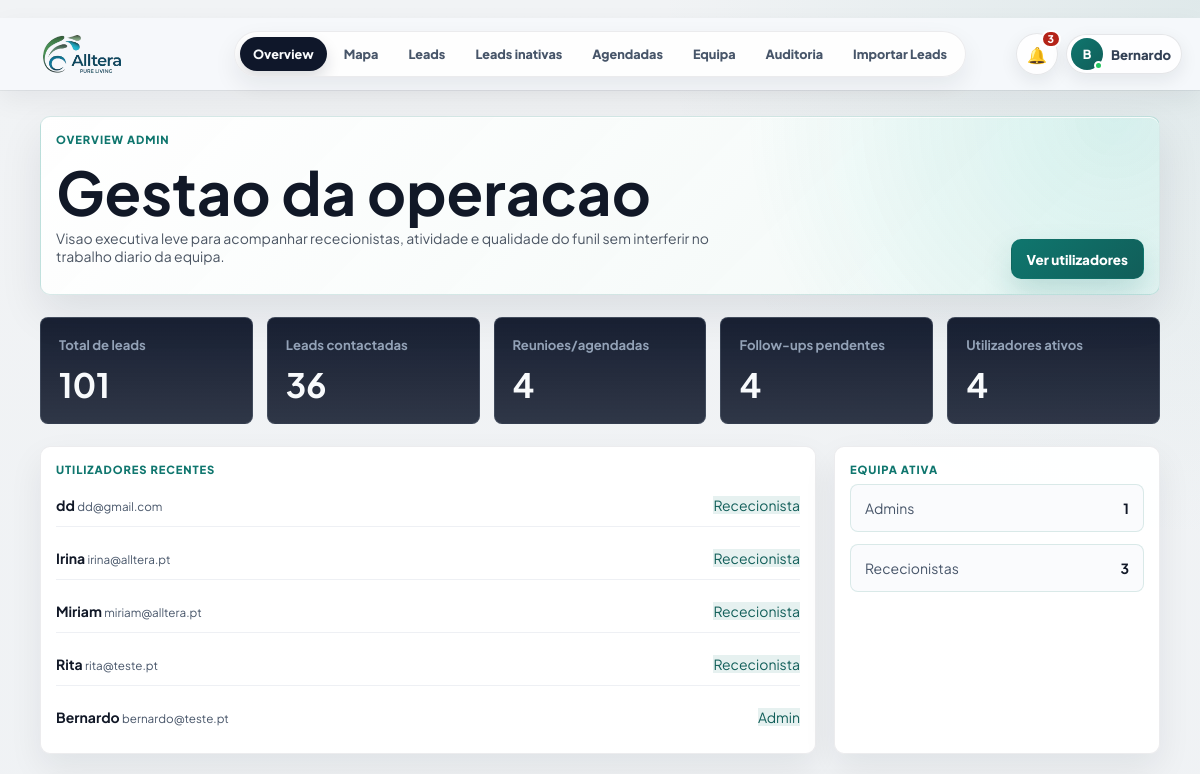
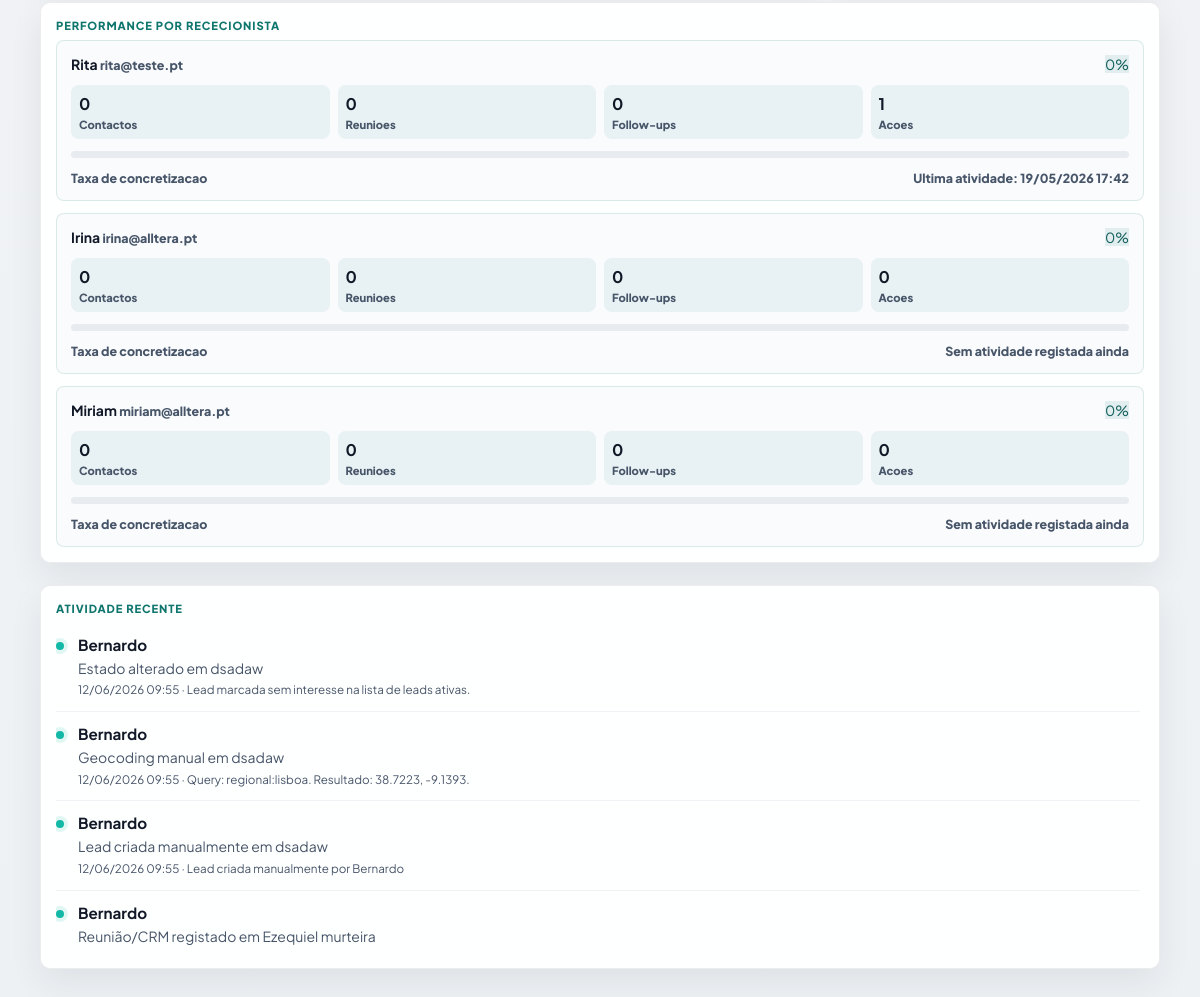
The page /admin (signed in) on the database its author committed (2 pictures, top to bottom).
### PlataformaApoioDecisaoComercial/models.py (models this page shows, shortened)
class User(UserMixin, db.Model):
    __tablename__ = "users"
    id = db.Column(db.Integer, primary_key=True)
    nome = db.Column(db.String(120), nullable=False)
    email = db.Column(db.String(160), nullable=False, unique=True, index=True)
    password_hash = db.Column(db.String(255), nullable=False)
    role = db.Column(db.String(40), nullable=False, default="comercial")
    ativo = db.Column(db.Boolean, nullable=False, default=True)
    approval_status = db.Column(db.String(20), nullable=False, default="approved")
    approved_at = db.Column(db.DateTime, nullable=True)
    approved_by_id = db.Column(db.Integer, nullable=True)
    created_at = db.Column(db.DateTime, default=datetime.utcnow)
    @property
    def is_active(self):
        return bool(self.ativo)
    historico = db.relationship("HistoricoLead", back_populates="user", lazy="dynamic")
    assigned_leads = db.relationship("Lead", back_populates="assigned_to", lazy="dynamic")

class HistoricoLead(db.Model):
    id = db.Column(db.Integer, primary_key=True)
    lead_id = db.Column(db.Integer, db.ForeignKey("lead.id"), nullable=False)
    user_id = db.Column(db.Integer, db.ForeignKey("users.id"), nullable=True, index=True)
    acao = db.Column(db.String(120), nullable=False)
    tipo_acao = db.Column(db.String(80), nullable=True, index=True)
    observacao = db.Column(db.Text, nullable=True)
    resultado = db.Column(db.String(120), nullable=True)
    comercial_responsavel = db.Column(db.String(80), nullable=True)
    created_at = db.Column(db.DateTime, default=datetime.utcnow)
    user = db.relationship("User", back_populates="historico")

class Lead(db.Model):
    id = db.Column(db.Integer, primary_key=True)
    nome_cliente = db.Column(db.String(180), nullable=True)
    area_negocio = db.Column(db.String(120), nullable=True)
    cidade = db.Column(db.String(80), nullable=True)
    empresa = db.Column(db.String(180), nullable=True)
    nome_empresa = db.Column(db.String(180), nullable=False)
    tipo_cliente = db.Column(db.String(80), nullable=False)
    morada = db.Column(db.String(220), nullable=True)
    codigo_postal = db.Column(db.String(20), nullable=True)
    localidade = db.Column(db.String(80), nullable=False)
    contacto = db.Column(db.String(120), nullable=True)
    telefone = db.Column(db.String(40), nullable=True)
    email = db.Column(db.String(160), nullable=True)
    categoria = db.Column(db.String(120), nullable=True)
    nif = db.Column(db.String(30), nullable=True)
    observacoes = db.Column(db.Text, nullable=True)
    observacoes_contacto = db.Column(db.Text, nullable=True)
    reuniao_info = db.Column(db.Text, nullable=True)
    classificacao_observacao = db.Column(db.String(80), nullable=True)
    motivo_classificacao = db.Column(db.Text, nullable=True)
    latitude = db.Column(db.Float, nullable=True)
    longitude = db.Column(db.Float, nullable=True)
    estado = db.Column(db.String(40), nullable=False, default="Por contactar")
    estado_lead = db.Column(db.String(40), nullable=True, default="Por contactar")
    prioridade = db.Column(db.String(20), nullable=True, default="Baixa")
    comercial_responsavel = db.Column(db.String(80), nullable=False, default="Flávia")
    data_novo_contacto = db.Column(db.Date, nullable=True)
    data_reuniao = db.Column(db.Date, nullable=True)
    hora_reuniao = db.Column(db.String(10), nullable=True)
    tags = db.Column(db.String(300), nullable=True)
    insight_tags = db.Column(db.String(400), nullable=True)
    insight_note = db.Column(db.Text, nullable=True)
    assigned_to_id = db.Column(db.Integer, db.ForeignKey("users.id"), nullable=True, index=True)
    created_at = db.Column(db.DateTime, default=datetime.utcnow)
    updated_at = db.Column(db.DateTime, default=datetime.utcnow, onupdate=datetime.utcnow)
    assigned_to = db.relationship("User", back_populates="assigned_leads")
    historico = db.relationship(
        "HistoricoLead",
        backref="lead",
        cascade="all, delete-orphan",
        order_by="desc(HistoricoLead.created_at)",
    )

### PlataformaApoioDecisaoComercial/app.py (the view)
    @app.route("/admin")
    @login_required
    @admin_required
    def admin_overview():
        return render_template("admin_overview.html", **admin_overview_context())

### PlataformaApoioDecisaoComercial/templates/admin_overview.html (shortened to what this page needs)
{% extends "base.html" %}
{% block content %}
<main class="page-shell admin-page">
    <section class="panel admin-hero">
        <div>
            <p class="eyebrow">Overview admin</p>
            <h1>Gestao da operacao</h1>
            <p>Visao executiva leve para acompanhar rececionistas, atividade e qualidade do funil sem interferir no trabalho diario da equipa.</p>
        </div>
        <a class="button" href="{{ url_for('admin_users') }}">Ver utilizadores</a>
    </section>
    <section class="admin-metric-grid" aria-label="Metricas principais">
        <article class="admin-metric"><span>Total de leads</span><strong>{{ metrics.total_leads }}</strong></article>
        <article class="admin-metric"><span>Leads contactadas</span><strong>{{ metrics.contacted_leads }}</strong></article>
        <article class="admin-metric"><span>Reunioes/agendadas</span><strong>{{ metrics.scheduled_leads }}</strong></article>
        <article class="admin-metric"><span>Follow-ups pendentes</span><strong>{{ metrics.pending_followups }}</strong></article>
        <article class="admin-metric"><span>Utilizadores ativos</span><strong>{{ metrics.active_users }}</strong></article>
    </section>
    <section class="admin-panels">
        <article class="panel">
            <p class="eyebrow">Utilizadores recentes</p>
            <div class="admin-list">
                {% for user in recent_users %}
                <div class="admin-list-item">
                    <div>
                        <strong>{{ user.nome }}</strong>
                        <small>{{ user.email }}</small>
                    </div>
                    <span class="badge">{{ "Rececionista" if user.role == "comercial" else "Admin" }}</span>
                </div>
                {% else %}
                <p class="empty-state empty-state--quiet">Ainda nao existem utilizadores.</p>
                {% endfor %}
            </div>
        </article>
        <article class="panel">
            <p class="eyebrow">Equipa ativa</p>
            <div class="admin-role-grid">
                <div class="admin-role-card">
                    <span>Admins</span>
                    <strong>{{ users_by_role.admin }}</strong>
                </div>
                <div class="admin-role-card">
                    <span>Rececionistas</span>
                    <strong>{{ users_by_role.comercial }}</strong>
                </div>
            </div>
        </article>
    </section>
    <section class="panel">
        <p class="eyebrow">Performance por rececionista</p>
        <div class="operator-performance-list">
            {% for item in operator_performance %}
            <article class="operator-card">
                <div class="operator-card__top">
                    <div>
                        <strong>{{ item.user.nome }}</strong>
                        <small>{{ item.user.email }}</small>
                    </div>
                    <span class="badge">{{ item.taxa_concretizacao }}%</span>
                </div>
                <div class="operator-stats" aria-label="Metricas da rececionista">
                    <span><b>{{ item.contactos }}</b>Contactos</span>
                    <span><b>{{ item.reunioes }}</b>Reunioes</span>
                    <span><b>{{ item.followups }}</b>Follow-ups</span>
                    <span><b>{{ item.total_acoes }}</b>Acoes</span>
                </div>
                <div class="operator-progress" aria-hidden="true">
                </div>
                <div class="operator-card__meta">
                    <span>Taxa de concretizacao</span>
                    <span>{% if item.ultima_atividade %}Ultima atividade: {{ item.ultima_atividade.strftime("%d/%m/%Y %H:%M") }}{% else %}Sem atividade registada ainda{% endif %}</span>
                </div>
            </article>
            {% else %}
            <p class="empty-state empty-state--quiet">Ainda nao existem rececionistas ativas.</p>
            {% endfor %}
        </div>
    </section>
    <section class="panel">
        <p class="eyebrow">Atividade recente</p>
        <div class="admin-activity" aria-label="Atividade recente">
            {% for item in recent_activity %}
            <article class="activity-item">
                <span class="activity-dot" aria-hidden="true"></span>
                <div class="activity-body">
                    <strong>{{ item.user.nome if item.user else item.comercial_responsavel or "Equipa Alltera" }}</strong>
                    <span>{{ item.acao }}{% if item.lead %} em {{ item.lead.nome_cliente or item.lead.nome_empresa }}{% endif %}</span>
                    <small>{{ item.created_at.strftime("%d/%m/%Y %H:%M") if item.created_at else "" }}{% if item.observacao %} · {{ item.observacao[:120] }}{% endif %}</small>
                </div>
            </article>
            {% endfor %}
        </div>
    </section>
</main>
{% endblock %}

### PlataformaApoioDecisaoComercial/templates/base.html (shortened to what this page needs)
﻿<!doctype html>
<html lang="pt">
<head>
    <link rel="stylesheet" href="https://unpkg.com/leaflet@1.9.4/dist/leaflet.css">
    <link rel="stylesheet" href="{{ url_for('static', filename='css/styles.css') }}">
</head>
<body>
    <div class="app-shell">
        <header class="topbar topbar--minimal" id="appTopbar" aria-label="Barra superior">
            <a class="topnav-brand" href="{{ url_for('admin_overview') if current_user.is_authenticated and current_user.role == 'admin' else (url_for('mapa_leads') if current_user.is_authenticated else url_for('login')) }}" aria-label="Alltera">
                <span class="topnav-brand__logo" aria-hidden="true">
                    <img src="{{ url_for('static', filename='alltera-logo.png') }}" alt="">
                </span>
            </a>
            {% if current_user.is_authenticated %}
            <nav class="topnav-pill" aria-label="Navegação principal">
                {% if current_user.role == "admin" %}
                <a href="{{ url_for('admin_overview') }}" {% if request.endpoint == 'admin_overview' %}aria-current="page"{% endif %}>Overview</a>
                <a href="{{ url_for('mapa_leads') }}" {% if request.endpoint == 'mapa_leads' %}aria-current="page"{% endif %}>Mapa</a>
                <a href="{{ url_for('todas_leads') }}" {% if request.endpoint == 'todas_leads' %}aria-current="page"{% endif %}>Leads</a>
                <a href="{{ url_for('leads_inativas') }}" {% if request.endpoint == 'leads_inativas' %}aria-current="page"{% endif %}>Leads inativas</a>
                <a href="{{ url_for('agendadas') }}" {% if request.endpoint == 'agendadas' %}aria-current="page"{% endif %}>Agendadas</a>
                <a href="{{ url_for('admin_users') }}" {% if request.endpoint == 'admin_users' %}aria-current="page"{% endif %}>Equipa</a>
                <a href="{{ url_for('historico') }}" {% if request.endpoint == 'historico' %}aria-current="page"{% endif %}>Auditoria</a>
                <a href="{{ url_for('importar_leads') }}" {% if request.endpoint == 'importar_leads' %}aria-current="page"{% endif %}>Importar Leads</a>
                {% endif %}
            </nav>
            {% endif %}
            <div class="topbar__actions">
                {% if current_user.is_authenticated %}
                {% set display_name = current_user.nome or current_user.email %}
                {% set first_name = display_name.split()[0] %}
                <div class="notifications-menu" id="notificationsMenu">
                    <button class="notifications-trigger" id="notificationsButton" type="button" aria-haspopup="menu" aria-expanded="false" aria-controls="notificationsDropdown" title="Notificações operacionais">
                        <span aria-hidden="true">🔔</span>
                        {% if operational_notifications.count > 0 %}
                        <strong>{{ operational_notifications.count }}</strong>
                        {% endif %}
                    </button>
                </div>
                <div class="profile-menu" id="profileMenu">
                    <button class="profile-trigger" id="profileMenuButton" type="button" aria-haspopup="menu" aria-expanded="false" aria-controls="profileDropdown">
                        <span class="profile-avatar" aria-hidden="true">{{ display_name[:1]|upper }}<i></i></span>
                        <span class="profile-trigger__name">{{ first_name }}</span>
                    </button>
                </div>
                {% endif %}
            </div>
        </header>
        <div class="app-shell__content">
            {% block content %}{% endblock %}
        </div>
    </div>
    {% if current_user.is_authenticated %}
    <aside class="command-palette" id="commandPalette" aria-hidden="true">
    </aside>
    <aside class="global-lead-drawer" id="globalLeadDrawer" aria-hidden="true">
    </aside>
    {% endif %}
</body>
</html>

### rows shown on the page
User: nome "B", nome "Bernardo", email "bernardo@teste.pt", role "Admin"
User: nome "dd", email "dd@gmail.com", role "Rececionista", user.nome "Rita", user.email "rita@teste.pt", taxa_concretizacao "0", contactos "0", reunioes "0", followups "0", total_acoes "1", ultima_atividade "19/05/2026 17:42", user.nome "Irina", user.email "irina@alltera.pt", total_acoes "0", shows "Sem atividade registada ainda", user.nome "Miriam", user.email "miriam@alltera.pt"
User: nome "Irina", email "irina@alltera.pt", role "Rececionista"
User: nome "Miriam", email "miriam@alltera.pt", role "Rececionista"
User: nome "Rita", email "rita@teste.pt", role "Rececionista"
HistoricoLead: user "Bernardo", acao "Estado alterado", lead "dsadaw", created_at "12/06/2026 09:55", observacao "Lead marcada sem interesse na lista de leads ativas."
HistoricoLead: user "Bernardo", acao "Geocoding manual", lead "dsadaw", created_at "12/06/2026 09:55", observacao "Query: regional:lisboa. Resultado: 38.7223, -9.1393."
HistoricoLead: user "Bernardo", acao "Lead criada manualmente", lead "dsadaw", created_at "12/06/2026 09:55", observacao "Lead criada manualmente por Bernardo"
HistoricoLead: user "Bernardo", acao "Reunião/CRM registado", lead "Ezequiel murteira"

### other values the page prints
{{ operational_notifications.count }} "3"
{{ metrics.total_leads }} "101"
{{ metrics.contacted_leads }} "36"
{{ metrics.scheduled_leads }} "4"
{{ metrics.pending_followups }} "4"
{{ metrics.active_users }} "4"
{{ users_by_role.admin }} "1"
{{ users_by_role.comercial }} "3"
